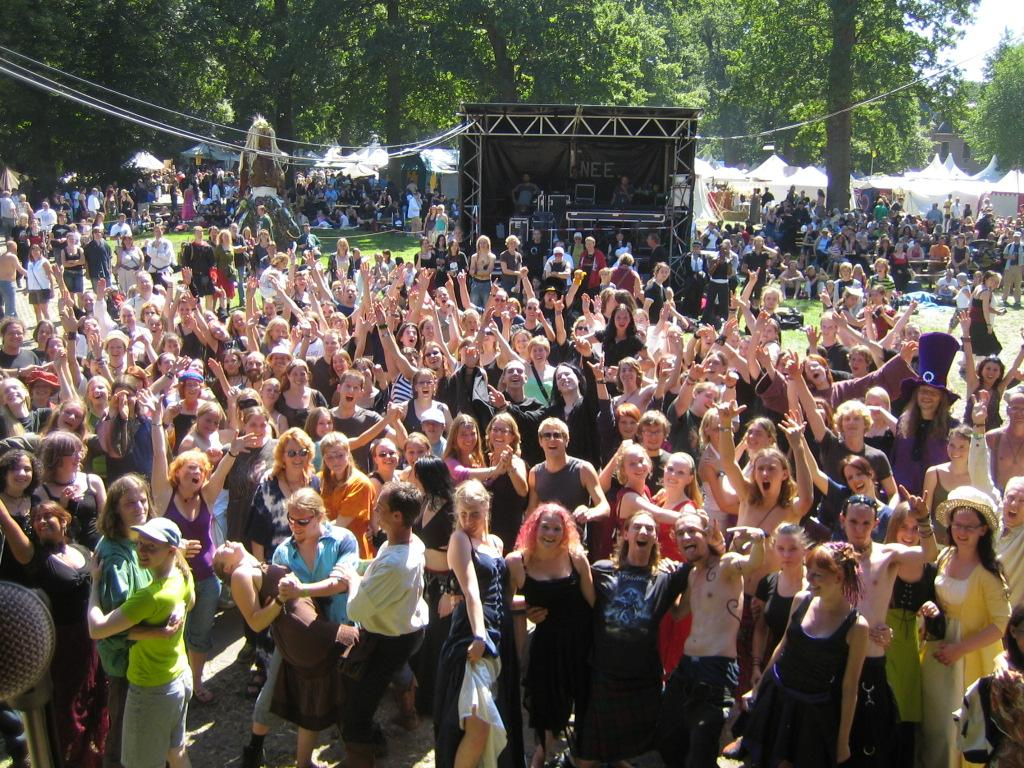
#> input picture ShanghaiTech/part_A/train_data/images/IMG_101.jpg, 1024 x 768 px, found by its file name; its folder holds only this picture in this run
$ jupyter execute --allow-errors Preprocessing_partA_Data.ipynb
#> lines starting #> are read from the running program, lines starting #| are printed output that depends on the picture
#> further down, img is the input picture: shape (768, 1024, 3); mean B, G, R 83.2, 92.2, 101.9
#> `resized_img = cv2.resize(img, TARGET_SIZE)`:
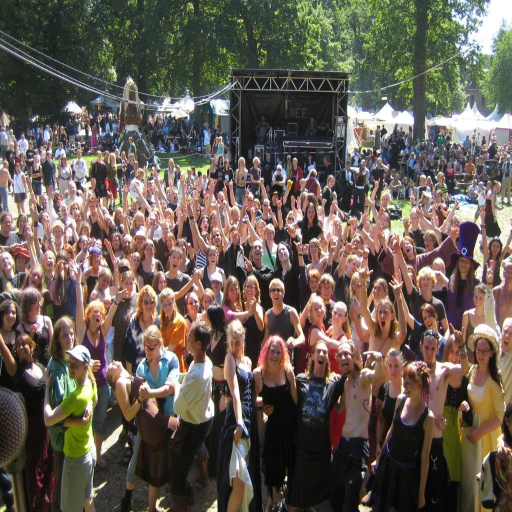
#> resized_img: shape (512, 512, 3); mean B, G, R 83.2, 92.2, 101.9
[cell 1]
import os
import cv2
import numpy as np
import scipy.io as sio
from tqdm import tqdm

### Dataset folders

[cell 2]
IMG_DIR = "data/ShanghaiTech/part_A/train_data/images"
GT_DIR  = "data/ShanghaiTech/part_A/train_data/ground-truth"
OUTPUT_IMG_DIR = "processed_images"
OUTPUT_GT_DIR  = "processed_points"

os.makedirs(OUTPUT_IMG_DIR, exist_ok=True)
os.makedirs(OUTPUT_GT_DIR, exist_ok=True)

### Resize images and scale points

[cell 3]
TARGET_SIZE = (512, 512)  # width, height

def scale_points(points, orig_w, orig_h, new_w, new_h):
    scaled = []
    scale_x = new_w / orig_w
    scale_y = new_h / orig_h

    for x, y in points:
        scaled.append([x * scale_x, y * scale_y])
    return np.array(scaled)

#> (the rest of this cell did not finish here and is left out)


$ run again, on ShanghaiTech/part_A/train_data/images/IMG_110.jpg
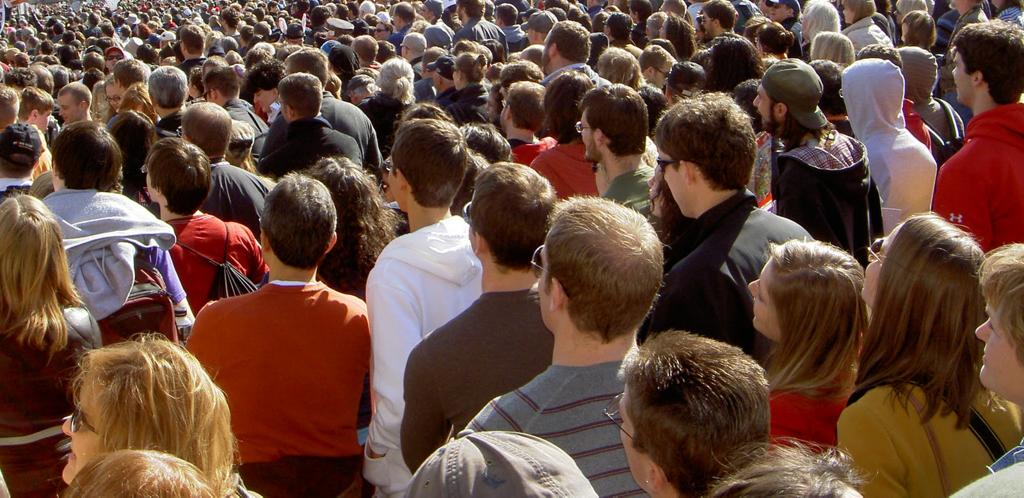
#> input picture ShanghaiTech/part_A/train_data/images/IMG_110.jpg, 1024 x 498 px, found by its file name
#> img is the input picture: shape (498, 1024, 3); mean B, G, R 59.3, 71.7, 101
#> `resized_img = cv2.resize(img, TARGET_SIZE)`:
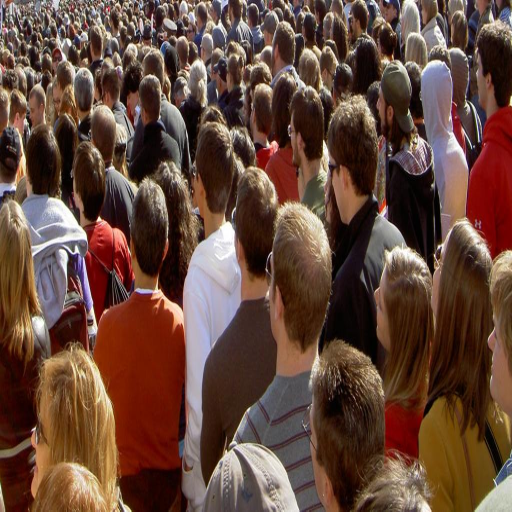
#> resized_img: shape (512, 512, 3); mean B, G, R 59.2, 71.6, 100.9

$ run again, on ShanghaiTech/part_A/train_data/images/IMG_114.jpg
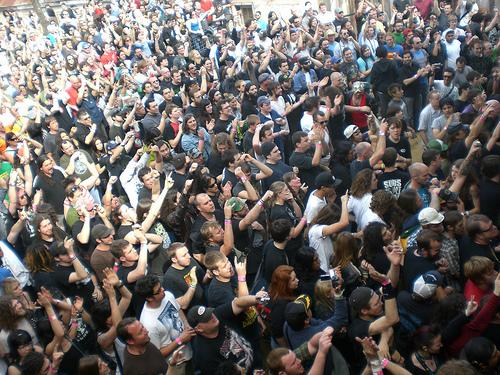
#> input picture ShanghaiTech/part_A/train_data/images/IMG_114.jpg, 500 x 375 px, found by its file name
#> img is the input picture: shape (375, 500, 3); mean B, G, R 98.8, 100.7, 106.1
#> `resized_img = cv2.resize(img, TARGET_SIZE)`:
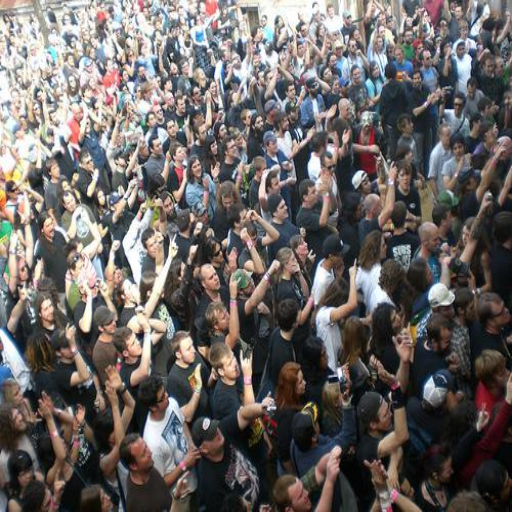
#> resized_img: shape (512, 512, 3); mean B, G, R 98.7, 100.6, 106

$ run again, on ShanghaiTech/part_A/train_data/images/IMG_104.jpg
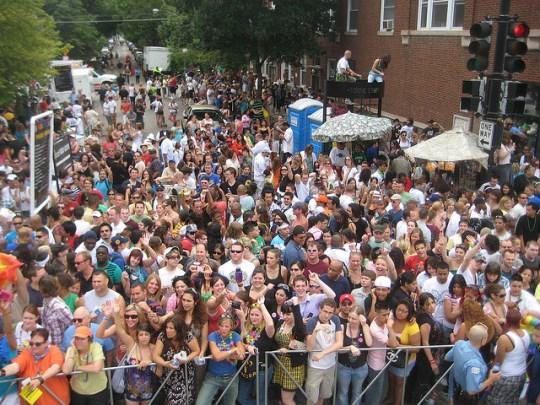
#> input picture ShanghaiTech/part_A/train_data/images/IMG_104.jpg, 540 x 405 px, found by its file name
#> img is the input picture: shape (405, 540, 3); mean B, G, R 97.1, 102.6, 116.4
#> `resized_img = cv2.resize(img, TARGET_SIZE)`:
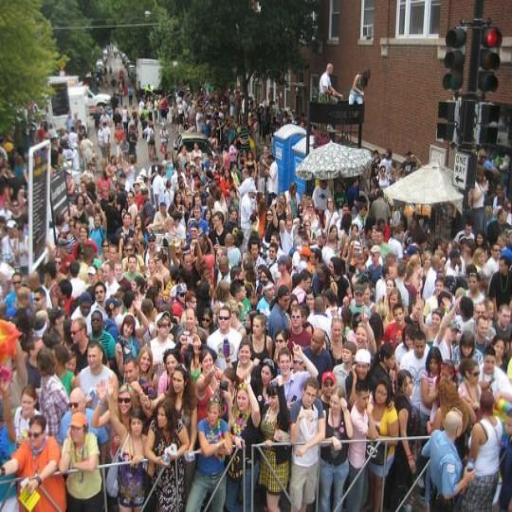
#> resized_img: shape (512, 512, 3); mean B, G, R 97, 102.5, 116.3
